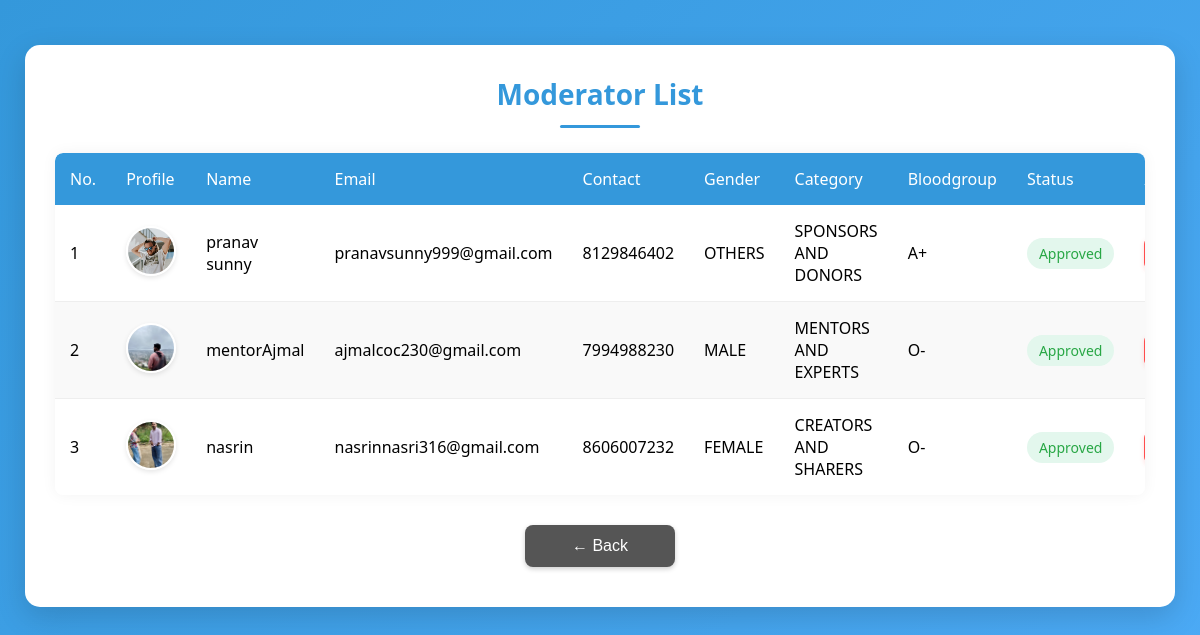
Page /adminhome/moderatorlist/ on the earlier database version.
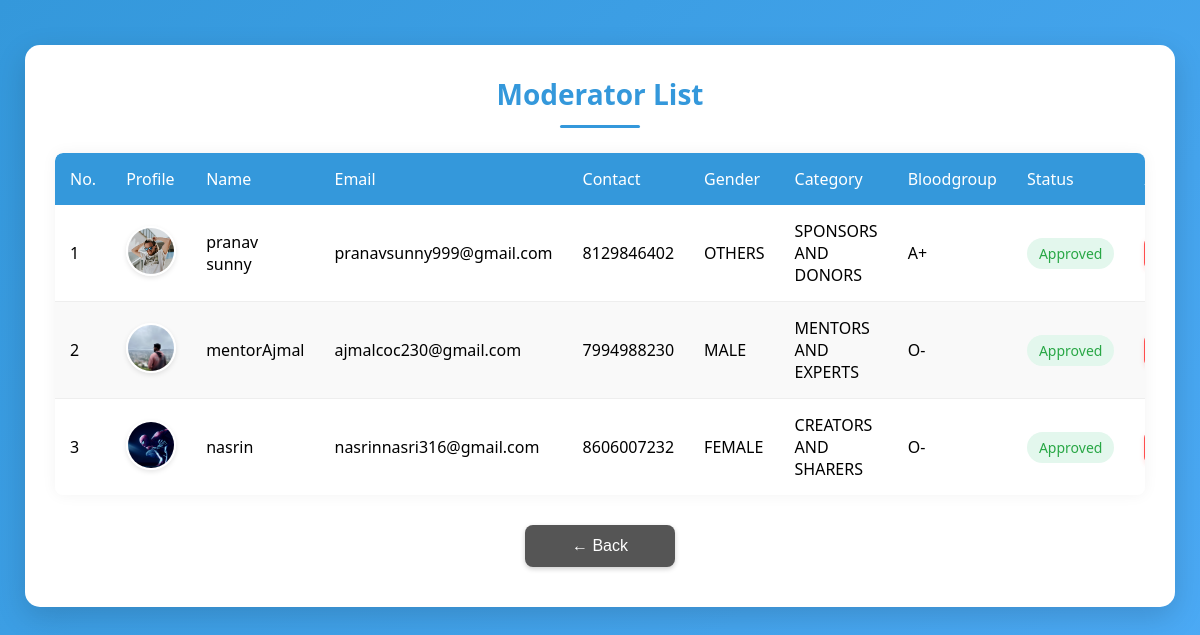
Same page on the later database version.
### com/models.py (models this page shows)
class Mod(models.Model):
    name=models.CharField(max_length=30)
    email=models.EmailField(max_length=50,unique=True)
    passw=models.CharField(max_length=50)
    contact=models.CharField(max_length=10)
    image = models.ImageField(upload_to='images/', null=True, blank=True)
    bloodgroupchoice=(
        ('A+','A+'),
        ('A-','A-'),
        ('B+','B+'),
        ('B-','B-'),
        ('AB+','AB+'),
        ('AB-','AB-'),
        ('O+','O+'),
        ('O-','O-'),
    )
    bloodgroup=models.CharField(max_length=5,choices=bloodgroupchoice,null=True,blank=True)
    genderchoice=(
        ('male','MALE'),
        ('female','FEMALE'),
        ('others','OTHERS')
    )
    gender=models.CharField(max_length=10,choices=genderchoice,null=True,blank=True)
    categorychoice=(
        ('mentors and experts','MENTORS AND EXPERTS'),
        ('sponsors or donors','SPONSORS AND DONORS'),
        ('creators and sharers','CREATORS AND SHARERS'),
    )
    category=models.CharField(max_length=30,choices=categorychoice,null=False,blank=False)
    approval_status=models.BooleanField(default=False)
    is_selected = models.BooleanField(default=False)
    is_rejected = models.BooleanField(default=False)

### com/views.py (the view)
# urls.py: path('adminhome/moderatorlist/', views.moderatorlist, name='moderatorlist'),
def moderatorlist(request):
    mods=models.Mod.objects.all()
    return render(request,'moderatorlist.html',{'mod':mods})

### com/templates/moderatorlist.html (shortened to what this page needs)
<!DOCTYPE html>
<html lang="en">
<head>
</head>
<body>
<div class="container">
    <h2>Moderator List</h2>
    {% if mod %}
    <div class="table-container">
        <table>
            <thead>
                <tr>
                    <th>No.</th>
                    <th>Profile</th>
                    <th>Name</th>
                    <th>Email</th>
                    <th>Contact</th>
                    <th>Gender</th>
                    <th>Category</th>
                    <th>Bloodgroup</th>
                    <th>Status</th>
                    <th>Action</th>
                </tr>
            </thead>
            <tbody>
                {% for moderator in mod %}
                <tr>
                    <td>{{ forloop.counter }}</td>
                    <td>
                        {% if moderator.image %}
                            <img src="{{ moderator.image.url }}" alt="Profile Image" class="profile-image">
                        {% else %}
                            <img src="https://via.placeholder.com/50" alt="No Image" class="profile-image">
                        {% endif %}
                    </td>
                    <td>{{ moderator.name }}</td>
                    <td>{{ moderator.email }}</td>
                    <td>{{ moderator.contact }}</td>
                    <td>{{ moderator.get_gender_display }}</td>
                    <td>{{ moderator.get_category_display }}</td>
                    <td>{{ moderator.bloodgroup }}</td>
                    <td>
                        {% if moderator.approval_status %}
                            <span class="status status-approved">Approved</span>
                        {% else %}
                            <span class="status status-pending">Pending</span>
                        {% endif %}
                    </td>
                    <td>
                    </td>
                </tr>
                {% endfor %}
            </tbody>
        </table>
    </div>
    {% else %}
        <div class="no-mods">No moderators found.</div>
    {% endif %}
    <button onclick="window.location.href='/adminhome/'" class="back-btn">← Back</button>
</div>
</body>
</html>

Differences in the rows shown:
changed Mod "nasrin": image: a different picture
